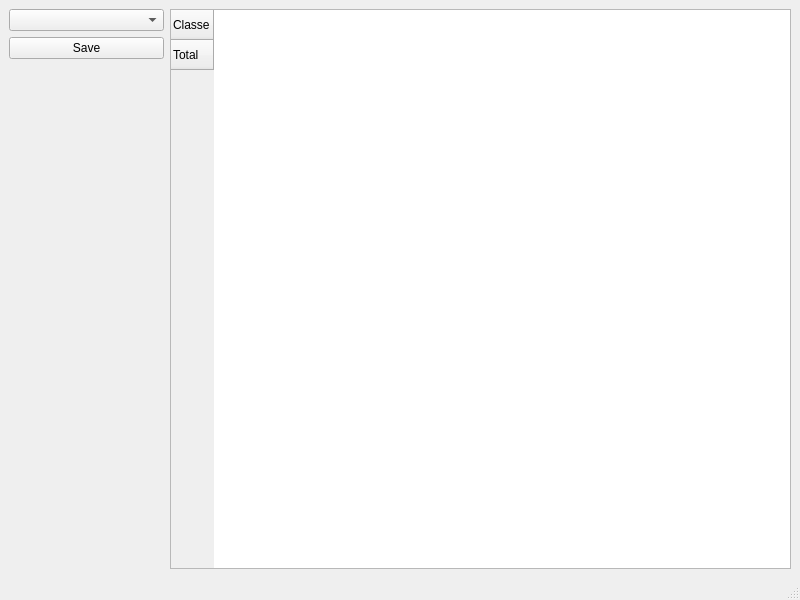
<?xml version="1.0" encoding="UTF-8"?>
<ui version="4.0">
 <class>MainWindow</class>
 <widget class="QMainWindow" name="MainWindow">
  <property name="geometry">
   <rect>
    <x>0</x>
    <y>0</y>
    <width>800</width>
    <height>600</height>
   </rect>
  </property>
  <property name="windowTitle">
   <string>MainWindow</string>
  </property>
  <widget class="QWidget" name="centralwidget">
   <layout class="QHBoxLayout" name="horizontalLayout" stretch="1,4">
    <item>
     <layout class="QVBoxLayout" name="verticalLayout_2">
      <item>
       <widget class="QComboBox" name="Subject_comboBox"/>
      </item>
      <item>
       <widget class="QPushButton" name="Save_pushButton">
        <property name="text">
         <string>Save</string>
        </property>
       </widget>
      </item>
      <item>
       <spacer name="verticalSpacer">
        <property name="orientation">
         <enum>Qt::Vertical</enum>
        </property>
        <property name="sizeHint" stdset="0">
         <size>
          <width>20</width>
          <height>40</height>
         </size>
        </property>
       </spacer>
      </item>
     </layout>
    </item>
    <item>
     <widget class="QTableWidget" name="tableWidget">
      <row>
       <property name="text">
        <string>Classe</string>
       </property>
      </row>
      <row>
       <property name="text">
        <string>Total</string>
       </property>
      </row>
     </widget>
    </item>
   </layout>
  </widget>
  <widget class="QMenuBar" name="menubar">
   <property name="geometry">
    <rect>
     <x>0</x>
     <y>0</y>
     <width>800</width>
     <height>22</height>
    </rect>
   </property>
  </widget>
  <widget class="QStatusBar" name="statusbar"/>
 </widget>
 <resources/>
 <connections/>
</ui>
